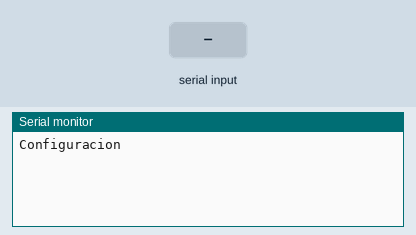
Recording of a sketch running on a simulated Arduino Uno, built with avr-gcc and run on an emulated ATmega328P. Parts: the last lines printed to the serial monitor. The inputs (shaded band) are chosen by the test bench.

Above: at 1.2 s.
1.3 s: "1" received over the second serial link
At 2.3 s:
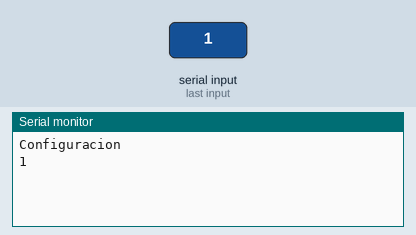
2.8 s: "0" received over the second serial link
At 3.5 s:
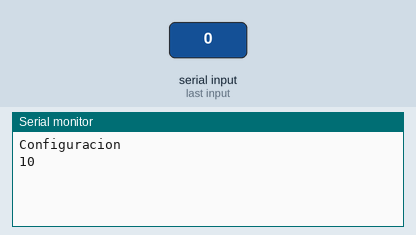

The sketch:

Bluetooth_conf_hc05.ino
```cpp
#include <SoftwareSerial.h>


SoftwareSerial mySerial(10, 11); // RX(10), TX(11)

void setup() {
  // Open serial communications and wait for port to open:
  Serial.begin(9600);
  mySerial.begin(38400);//38400 para HC-05(6 terminales)
  Serial.println("Configuracion");

  mySerial.println("Hello, world?");
}

void loop() { // run over and over
  if (mySerial.available()) {
    Serial.write(mySerial.read());
  }
  if (Serial.available()) {
    mySerial.write(Serial.read());
  }
}
```

Measured:
- after the input at 1.3 s, the serial monitor: prints a new line at once (image 1)
- after the input at 2.8 s, the serial monitor: prints a new line at once (image 2)
